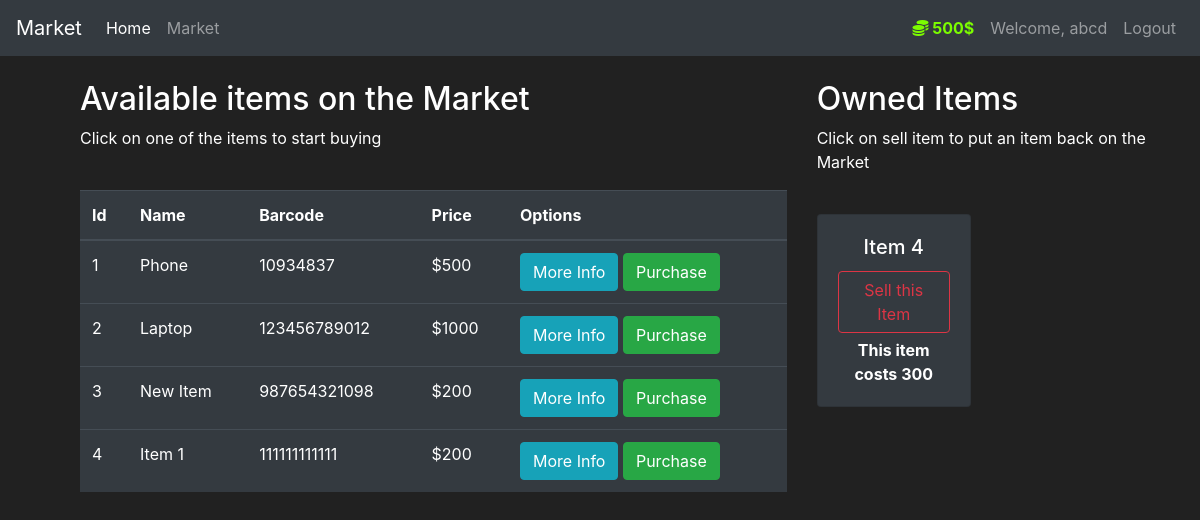
The page /market (signed in) on the database its author committed.
### market/models.py (models this page shows, shortened)
class User(db.Model, UserMixin):
    id = db.Column(db.Integer, primary_key=True)
    username = db.Column(db.String(30), nullable=False, unique=True)
    email_address = db.Column(db.String(50), nullable=False, unique=True)
    password_hash = db.Column(db.String(60), nullable=False)
    budget = db.Column(db.Integer(), nullable=False, default=1000)
    items = db.relationship('Item', backref='owned_user', lazy=True)
    @property
    def prettier_budget(self):
        if len(str(self.budget)) >= 4:
            return f'{str(self.budget)[:-3]},{str(self.budget)[-3:]}$'
        return f"{self.budget}$"
    @property
    def password(self):
        raise AttributeError("Password is not readable!")  # Prevent accidental access

class Item(db.Model):
    id = db.Column(db.Integer, primary_key=True)
    name = db.Column(db.String(30), nullable=False, unique=True)
    price = db.Column(db.Integer, nullable=False)
    barcode = db.Column(db.String(12), nullable=False, unique=True)
    description = db.Column(db.String(1024), nullable=False)
    owner = db.Column(db.Integer(), db.ForeignKey('user.id'))

### market/routes.py (the view, shortened to what this page needs)
@app.route('/market', methods=['GET', 'POST'])
@login_required
def market_page():
    purchase_form = PurchaseItemForm()
    selling_form = SellItemForm()
    if request.method == "GET":
        items = Item.query.filter_by(owner=None)
        owned_items = Item.query.filter_by(owner=current_user.id)
        return render_template('market1.html', items=items, purchase_form=purchase_form, owned_items=owned_items, selling_form=selling_form)

### market/models.py (called while the page is built)
@login_manager.user_loader
def load_user(user_id):
    return User.query.get(int(user_id))

### market/templates/market1.html (shortened to what this page needs)
{% extends "base.html" %}
{% block content %}
    <div class="row" style="margin-top:20px;margin-left:20px">
        <div class="col-8">
            <h2>Available items on the Market</h2>
            <p>Click on one of the items to start buying</p>
            <br>
            <table class="table table-hover table-dark">
                <thead>
                    <tr>
                        <th scope="col">Id</th>
                        <th scope="col">Name</th>
                        <th scope="col">Barcode</th>
                        <th scope="col">Price</th>
                        <th scope="col">Options</th>
                    </tr>
                </thead>
                <tbody>
                    {% for item in items %}
                    <tr>
                        <td>{{ item.id }}</td>
                        <td>{{ item.name }}</td>
                        <td>{{ item.barcode }}</td>
                        <td>${{ item.price }}</td>
                        <td>
                            <button class="btn btn-info" data-toggle="modal" data-target="#Modal-MoreInfo-{{ item.id }}">More Info</button>
                            <button class="btn btn-success" data-toggle="modal" data-target="#Modal-PurchaseConfirm-{{ item.id }}">Purchase</button>
                        </td>
                    </tr>
                    {% endfor %}
                </tbody>
            </table>
        </div>
        <div class="col-4">
            <h2>Owned Items</h2>
            <p>Click on sell item to put an item back on the Market</p>
            <br>
            <div class="row">
                {% for owned_item in owned_items %}
                <div class="col-md-6">
                    <div style="margin-bottom: 5px" class="card text-center bg-dark">
                        <div class="card-body">
                            <h5 class="card-title">{{ owned_item.name }}</h5>
                            <button type="button" class="btn btn-outline-danger" style="margin-bottom: 5px;"
                                data-toggle="modal" data-target="#Modal-SellingConfirm-{{ owned_item.id }}">
                                Sell this Item
                            </button>
                            <p class="card-text"><strong>This item costs {{owned_item.price}}</strong></p>
                        </div>
                    </div>
                </div>
                {% endfor %}
            </div>
        </div>
    </div>
{% endblock %}

### market/templates/base.html (shortened to what this page needs)
<!DOCTYPE html>
<html lang="en">
<head>
    <link rel="stylesheet" href="https://cdn.jsdelivr.net/npm/bootstrap@4.5.3/dist/css/bootstrap.min.css">
    <link rel="stylesheet" href="https://cdnjs.cloudflare.com/ajax/libs/font-awesome/6.0.0/css/all.min.css">
</head>
<body>
    <nav class="navbar navbar-expand-md navbar-dark bg-dark">
        <a class="navbar-brand" href="#">Market</a>
        <div class="collapse navbar-collapse" id="navbarNav">
            <ul class="navbar-nav mr-auto">
                <li class="nav-item active">
                    <a class="nav-link" href="{{ url_for('home_page') }}">Home</a>
                </li>
                <li class="nav-item">
                    <a class="nav-link" href="{{ url_for('market_page') }}">Market</a>
                </li>
            </ul>
            {% if current_user.is_authenticated %}
            <ul class="navbar-nav">
                <li class="nav-item">
                    <a class="nav-link" style="color:lawngreen;font-weight:bold">
                        <i class="fas fa-coins"></i> {{ current_user.prettier_budget }}
                    </a>
                </li>
                <li class="nav-item">
                    <a class="nav-link">Welcome, {{ current_user.username }}</a>
                </li>
                <li class="nav-item">
                    <a class="nav-link" href="{{url_for('logout_page')}}">Logout</a>
                </li>
            </ul>
            {% endif %}
        </div>
    </nav>
    <div class="container mt-4">
        {% block content %}{% endblock %}
    </div>
</body>
</html>

### market/templates/base.html (style rules this page uses)
body { background-color: #212121; color: white; }

### rows shown on the page
User: prettier_budget "500$", username "abcd"
Item: id "1", name "Phone", barcode "10934837", price "500"
Item: id "2", name "Laptop", barcode "123456789012", price "1000"
Item: id "3", name "New Item", barcode "987654321098", price "200"
Item: id "4", name "Item 1", barcode "111111111111", price "200"
Item: name "Item 4", price "300"
